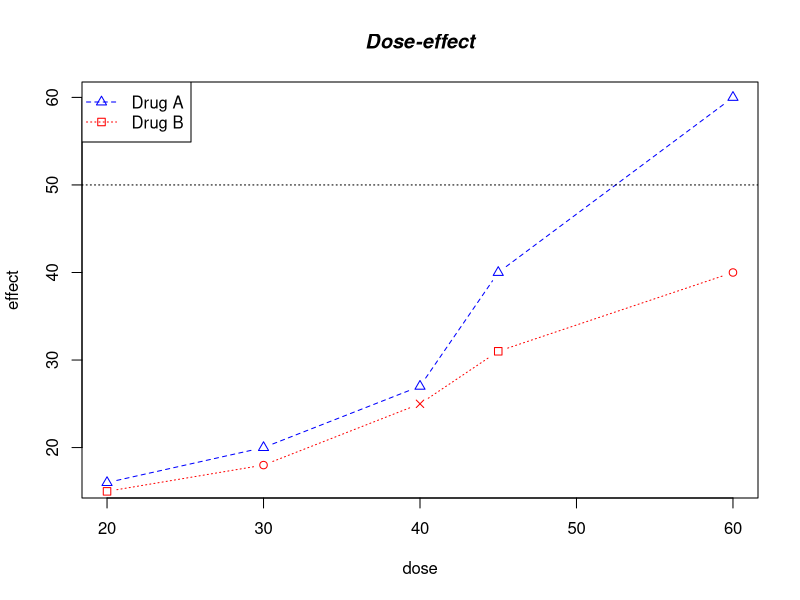

Generate this figure with R:
df = data.frame(
  dose = c(20, 30, 40, 45, 60),
  drug_a = c(16, 20, 27, 40, 60),
  drug_b = c(15, 18, 25, 31, 40)
)

plot(df$dose,
     df$drug_a,
     type='b',
     lty = 2,
     col="blue",
     pch=2,
     main = "Dose-effect", 
     font.main=4, 
     ylab = "effect",
     xlab = "dose"
)
lines(df$dose,
      df$drug_b,
      type="b",
      lty=3,
      pch=c(0,1,4),
      col="red"
)
abline(h=50,lty=3)


legend('topleft',
       legend=c("Drug A","Drug B"),
       lty=c(2,3),
       col=c("blue","red"),
       pch=c(2,c(0,1,4))
)



